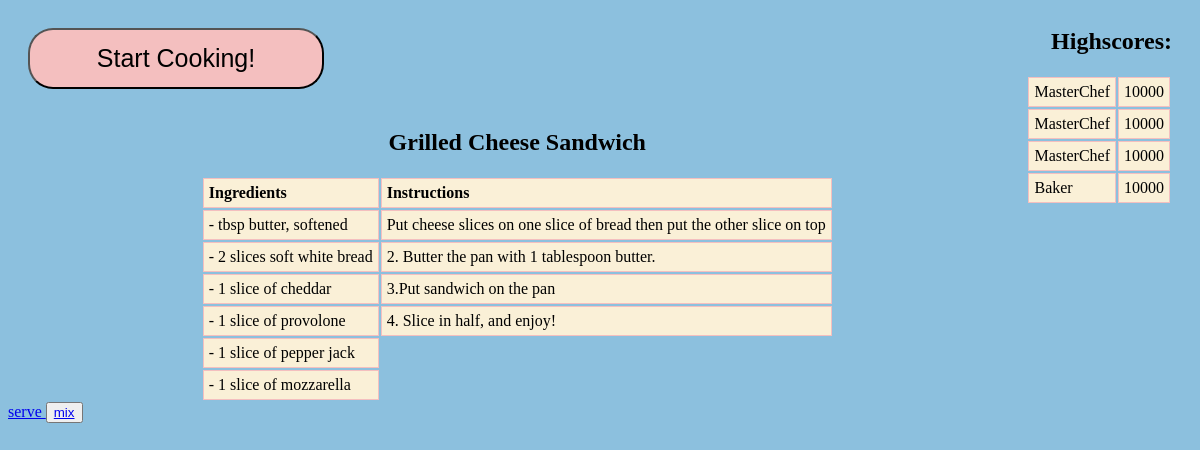
The page /cheese/home on the database as committed earlier.
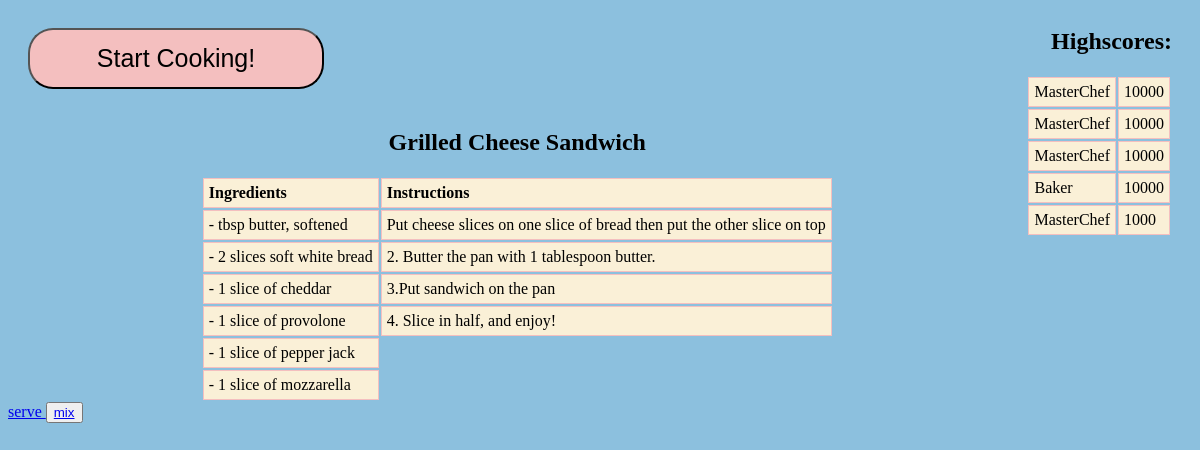
The same page on the database as committed later.
### tables this page shows
CREATE TABLE "Highscores_cheese" (
	"Name" VARCHAR(20), 
	"Score" INTEGER
);

### app.py (the view)
@app.route("/cheese/home")
def cheese_home():
    with engine.connect() as connection:
        query = db.select(score_table_cheese).order_by(score_table_cheese.c.Score.desc()).limit(5)
        print("Q: ", query)
        query_result = connection.execute(query)
        rows = query_result.fetchall()
        print("ROWS: ", rows)
    return render_template("cheese/home.html", rows = rows)

### templates/cheese/home.html (shortened to what this page needs)
{% extends "layout.html" %}
{% block content %}
  <h2 align="center">Grilled Cheese Sandwich</h2>
  <table align="center">
    <tr>
      <td><strong>Ingredients</strong></td>
      <td><strong>Instructions</strong></td>
    </tr>
    <tr>
      <td>- tbsp butter, softened</td>
      <td>Put cheese slices on one slice of bread then put the other slice on top</td>
    </tr>
    <tr>
      <td>- 2 slices soft white bread</td>
      <td>2. Butter the pan with 1 tablespoon butter.</td>
    </tr>
    <tr>
      <td>- 1 slice of cheddar</td>
      <td>3.Put sandwich on the pan</td>
    </tr>
    <tr>
      <td>- 1 slice of provolone</td>
      <td>4. Slice in half, and enjoy!</td>
    </tr>
    <tr>
      <td>- 1 slice of pepper jack</td>
    </tr>
    <tr>
      <td>- 1 slice of mozzarella</td>
    </tr>
  </table>
  <a href = "serve"> serve </a>
      <button>
    <a href = "mix"> mix </a>
        </button>
{% endblock content %}

### templates/layout.html (shortened to what this page needs)
<!DOCTYPE html>
<html>
<head>
</head>
<body>
<body>
    <a href="/stack">
        <button class="block">
            Start Cooking!
        </button>
    </a>
  <div class="highscores">
    <h2 align="right"> Highscores: </h2>
    <table>
 		{% for i in rows %}
          <tr>
              <td> {{i[0]}} </td>
              <td> {{i[1]}} </td>
          </tr>
          {% endfor %}
        </table>
  </div>
    {% block content %}{% endblock %}
</body>
</html>

Rows that differ between the two databases and show on the page:
added Highscores_cheese: Name "MasterChef", Score "1000"
